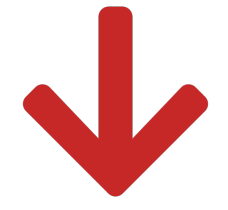
#> input picture Week2/templates/Down.png, 228 x 210 px; its folder holds only this picture in this run
$ python -i symbol_detector.py   (imports and definitions only)
#> lines starting #> are read from the running program, lines starting #| are printed output that depends on the picture; after the words box and inside, x2 and y2 are one past the last pixel; in counts of white or black regions, pixels touching at a corner belong together
#> further down, picture is the input picture: shape (210, 228, 3); mean B, G, R 198.9, 198.9, 239.7
import os
import cv2
import numpy as np
from dataclasses import dataclass
from typing import List, Optional, Tuple


# ---------- preprocess ----------
def preprocess_gray(bgr: np.ndarray) -> np.ndarray:
    gray = cv2.cvtColor(bgr, cv2.COLOR_BGR2GRAY)
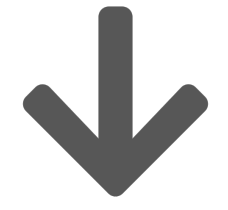
#> gray: shape (210, 228); min 87, max 255, mean 211
    clahe = cv2.createCLAHE(clipLimit=2.0, tileGridSize=(8, 8))
    gray = clahe.apply(gray)
    gray = cv2.GaussianBlur(gray, (5, 5), 0)
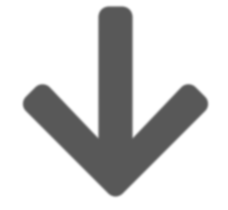
#> gray: shape (210, 228); min 88, max 255, mean 211.3
    return gray


def preprocess_bin(bgr: np.ndarray) -> np.ndarray:
    gray = preprocess_gray(bgr)
    _, th = cv2.threshold(gray, 0, 255, cv2.THRESH_BINARY_INV + cv2.THRESH_OTSU)
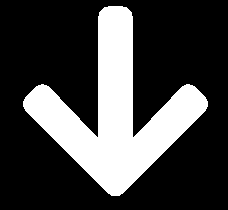
#> th: shape (210, 228); 26.5% white; 1 white region, box (x1, y1, x2, y2) and area: (23, 6, 208, 196) 12691
    k = np.ones((3, 3), np.uint8)
    th = cv2.morphologyEx(th, cv2.MORPH_OPEN, k, iterations=1)
    th = cv2.morphologyEx(th, cv2.MORPH_CLOSE, k, iterations=2)
#> th: shape (210, 228); 26.5% white; 1 white region, box (x1, y1, x2, y2) and area: (23, 6, 208, 196) 12711
    return th


# [77 lines left out: functions preprocess_edges, largest_contour, is_arrow, arrow_direction, not called in this run]


# ---------- templates ----------
@dataclass
class ShapeTemplate:
    label: str
    contour: np.ndarray
    verts: int
    extent: float
    solidity: float
    circularity: float


@dataclass
class FeatureTemplate:
    label: str
    kp: list
    des: np.ndarray


class TemplateLibrary:
    """
    Loads templates from templates/ folder.

    - Silhouette shapes (everything except FINGERPRINT) are loaded as contours for matchShapes
    - FINGERPRINT is loaded as AKAZE features (more stable than ORB for prints)
    """
    # [66 lines left out: functions __init__, _shape_descriptor, load, not called in this run]


# ---------- detector ----------
class SymbolDetector:
    # [172 lines left out: functions __init__, _shape_descriptor, _descriptor_penalty, detect, _match_fingerprint, not called in this run]

>>> import cv2
>>> picture = cv2.imread('../Week2/templates/Down.png')
>>> result = preprocess_bin(picture)

$ run again, on Week2/templates/Left.png
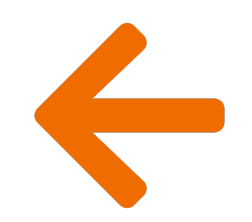
#> input picture Week2/templates/Left.png, 252 x 222 px
#> picture is the input picture: shape (222, 252, 3); mean B, G, R 198.1, 222, 250.9
#> in preprocess_gray, `gray = cv2.cvtColor(bgr, cv2.COLOR_BGR2GRAY)`:
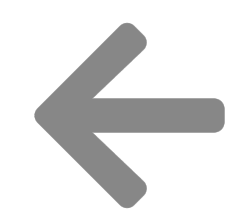
#> gray: shape (222, 252); min 134, max 255, mean 228
#> in preprocess_bin, `_, th = cv2.threshold(gray, 0, 255, cv2.THRESH_BINARY_INV + cv2.THRESH..`:
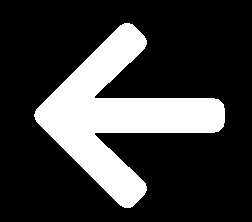
#> th: shape (222, 252); 22.7% white; 1 white region, box (x1, y1, x2, y2) and area: (34, 23, 225, 208) 12718
